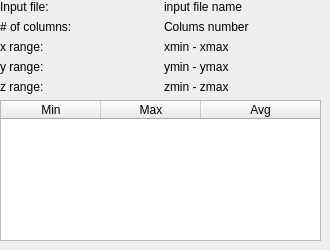
            <widget class="QWidget" name="tab_4">
             <attribute name="title">
              <string>Vector info</string>
             </attribute>
             <widget class="QWidget" name="layoutWidget_3">
              <property name="geometry">
               <rect>
                <x>0</x>
                <y>0</y>
                <width>321</width>
                <height>241</height>
               </rect>
              </property>
              <layout class="QVBoxLayout" name="verticalLayout_7">
               <item>
                <layout class="QGridLayout" name="gridLayout_5">
                 <item row="1" column="1">
                  <widget class="QLabel" name="rowcolVector">
                   <property name="text">
                    <string>Colums number</string>
                   </property>
                  </widget>
                 </item>
                 <item row="0" column="1">
                  <widget class="QLabel" name="inputFileVector">
                   <property name="text">
                    <string>input file name</string>
                   </property>
                  </widget>
                 </item>
                 <item row="2" column="0">
                  <widget class="QLabel" name="label_31">
                   <property name="text">
                    <string>x range:</string>
                   </property>
                  </widget>
                 </item>
                 <item row="3" column="0">
                  <widget class="QLabel" name="label_32">
                   <property name="text">
                    <string>y range:</string>
                   </property>
                  </widget>
                 </item>
                 <item row="2" column="1">
                  <widget class="QLabel" name="xMinMaxVector">
                   <property name="text">
                    <string>xmin - xmax</string>
                   </property>
                  </widget>
                 </item>
                 <item row="0" column="0">
                  <widget class="QLabel" name="label_25">
                   <property name="text">
                    <string>Input file:</string>
                   </property>
                  </widget>
                 </item>
                 <item row="1" column="0">
                  <widget class="QLabel" name="label_27">
                   <property name="text">
                    <string># of columns:</string>
                   </property>
                  </widget>
                 </item>
                 <item row="3" column="1">
                  <widget class="QLabel" name="yMinMaxVector">
                   <property name="text">
                    <string>ymin - ymax</string>
                   </property>
                  </widget>
                 </item>
                 <item row="4" column="0">
                  <widget class="QLabel" name="label_33">
                   <property name="text">
                    <string>z range:</string>
                   </property>
                  </widget>
                 </item>
                 <item row="4" column="1">
                  <widget class="QLabel" name="zMinMaxVector">
                   <property name="text">
                    <string>zmin - zmax</string>
                   </property>
                  </widget>
                 </item>
                </layout>
               </item>
               <item>
                <widget class="QTableWidget" name="vector_Table">
                 <property name="minimumSize">
                  <size>
                   <width>0</width>
                   <height>0</height>
                  </size>
                 </property>
                 <property name="maximumSize">
                  <size>
                   <width>100000</width>
                   <height>16777215</height>
                  </size>
                 </property>
                 <property name="editTriggers">
                  <set>QAbstractItemView::NoEditTriggers</set>
                 </property>
                 <attribute name="horizontalHeaderDefaultSectionSize">
                  <number>100</number>
                 </attribute>
                 <attribute name="horizontalHeaderMinimumSectionSize">
                  <number>40</number>
                 </attribute>
                 <attribute name="horizontalHeaderStretchLastSection">
                  <bool>true</bool>
                 </attribute>
                 <column>
                  <property name="text">
                   <string>Min</string>
                  </property>
                 </column>
                 <column>
                  <property name="text">
                   <string>Max</string>
                  </property>
                 </column>
                 <column>
                  <property name="text">
                   <string>Avg</string>
                  </property>
                 </column>
                </widget>
               </item>
              </layout>
             </widget>
            </widget>
